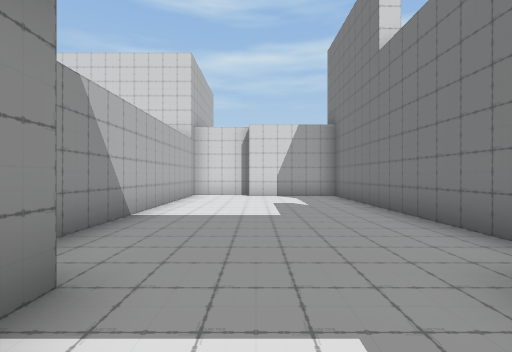
view 1 (above)

16 first-person views from a walk through a Unity game level. The camera is 1.4 m above the floor, looks level and sees 85° across. The floor is counted in squares, 2 m on a side. Each view is taken from the middle of a square. On the plan, view 1 faces up. The plan holds only what a view shows up to about 9 squares ahead; the rest is blank. The place goes on beyond the plan. The player character is not drawn.

view 2
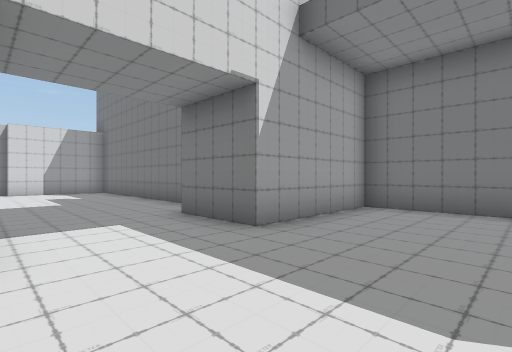

view 3
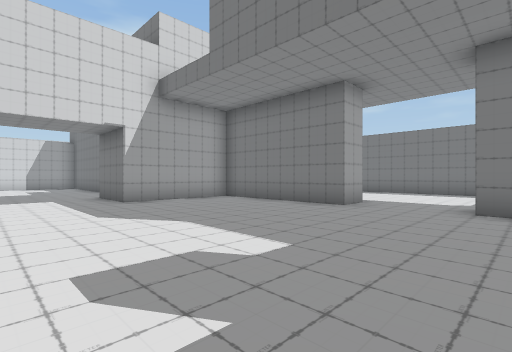

view 4
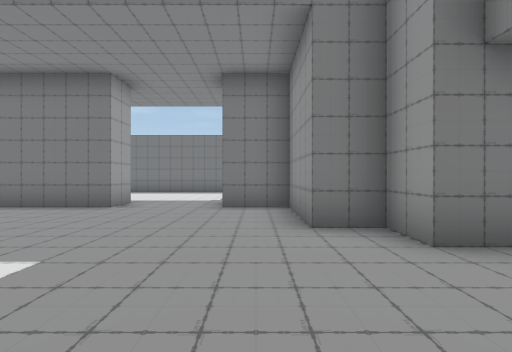

view 5
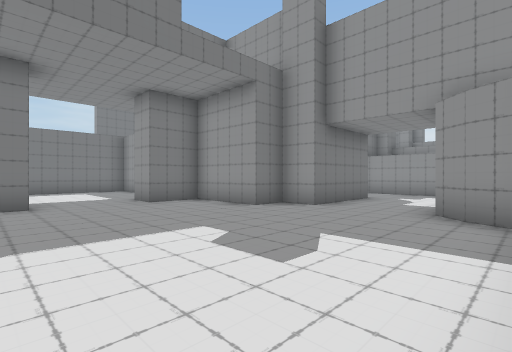

view 6
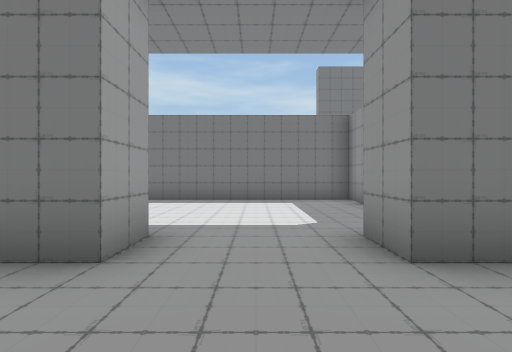

view 7
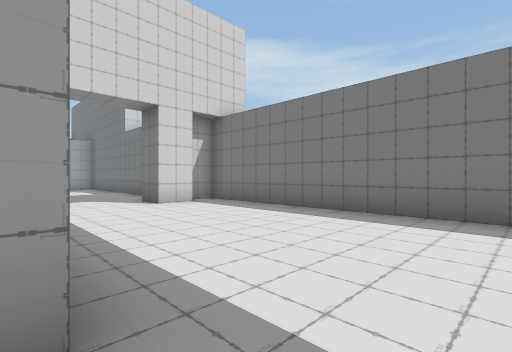

view 8
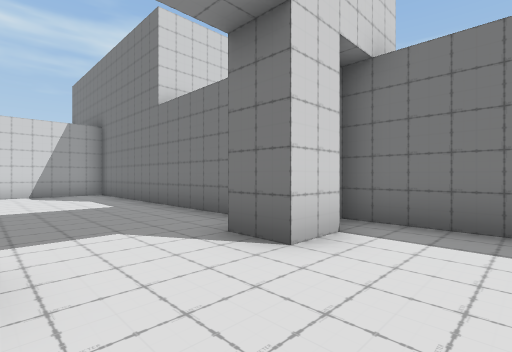

view 9
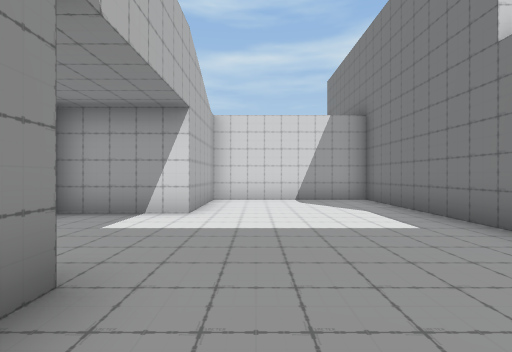

view 10
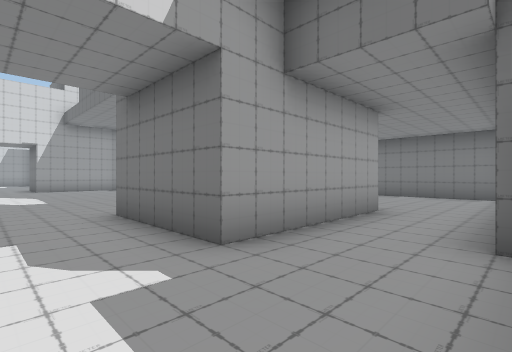

view 11
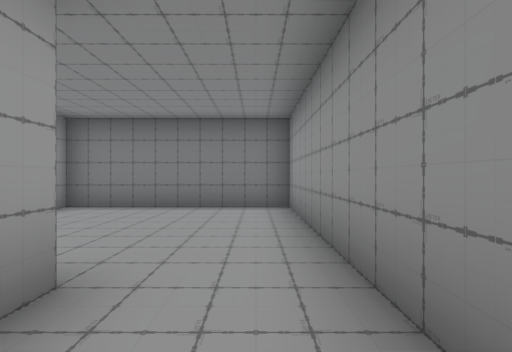

view 12
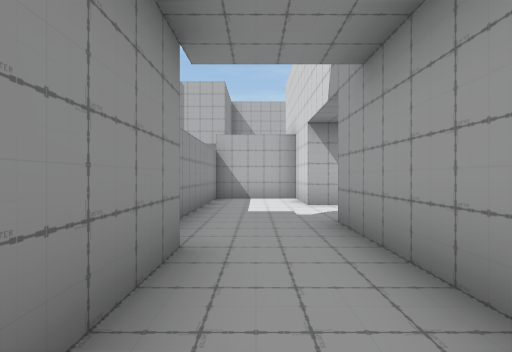

view 13
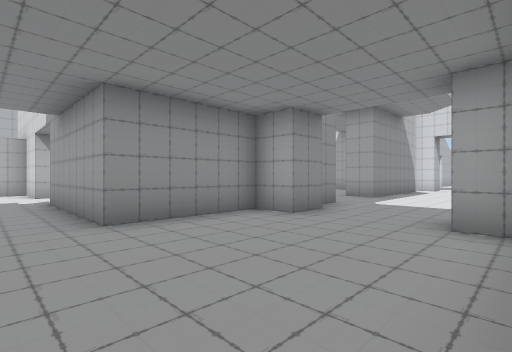

view 14
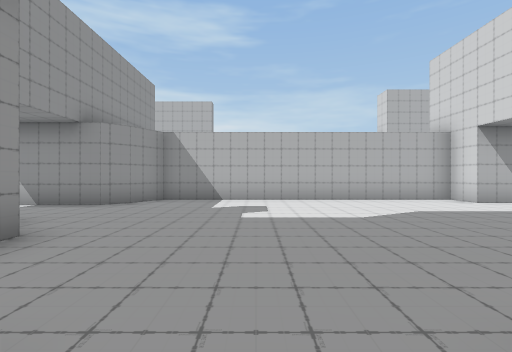

view 15
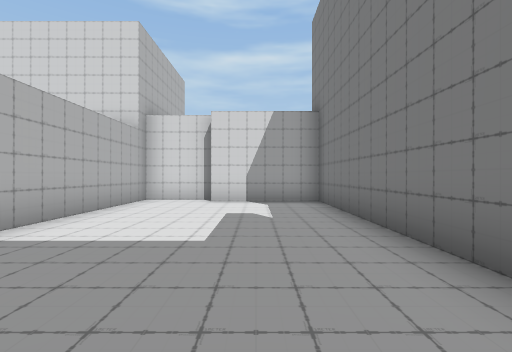

view 16
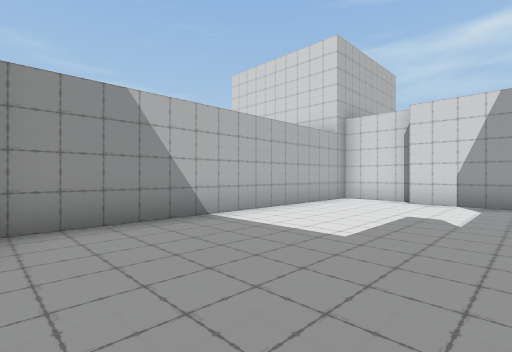

### Floor plan
Points are (right, up) in squares from view 1. A wall is a line through its corners. A room is listed if a view was taken in it or the views show most of it. See-through windows are left out.
Room 1 (views 1, 2, 3, 4, 5, 6, 7, 8, 9, 12, 13, 14, 15, 16)
walls: (6.2, -4.8) (5.3, -4.8) (5.3, -0.3) (1.8, -0.3) (1.8, 1.8); (2.8, 3) (2.8, 9.8) (-0.2, 9.8); (5.8, 3.8) (5.8, 3.2); (10.2, 0.7) (9.3, 0.7) (9.3, 1.8); (10.3, 2.9) (10.3, 10.3) (5.8, 10.3) (5.8, 7.3) (3.2, 7.3); (-1.2, 1.8) (-1.2, -0.3) (-2.2, -0.3) (-2.2, -8.8) (-1.3, -9.2) (-0.7, -9.8) (-0.7, -12.7); (6.8, -8.8) (6.8, -9.7) (5.8, -9.7) (5.8, -12.7); (10.1, -8.8) (11.3, -8.8) (11.3, 1.2) (10.5, 1.2); (1.8, -12.7) (1.8, -9.8) (2.8, -9.8) (2.8, -8.8) (5.3, -8.8) (5.3, -7.3) (6.3, -7.3) (6.3, -8); (-0.2, 10.3) (-2.2, 10.3) (-2.2, 2.1); (5.4, -14.8) (10.3, -14.8) (10.3, -9.7) (9.2, -9.7)
ways out: opening at (0.5, -12.5) to room 2; opening at (6, -13.5) to room 2
Room 2 (views 10, 11)
walls: (-0.7, -12.7) (-2.8, -12.7) (-2.8, -15.2) (1.5, -15.2); (3.2, -14.8) (5.4, -14.8); (5.8, -12.7) (1.8, -12.7)
ways out: opening at (0.5, -12.5) to room 1; opening at (6, -13.5) to room 1

Positions as (right, up) in squares from view 1, and headings:
1: (0, 0), facing up
2: (-1, -3), facing up-right
3: (-1, -8), facing up-right
4: (-1, -8), facing right
5: (-2, -4), facing down-right
6: (3, -6), facing right
7: (6, -6), facing up-right
8: (7, -1), facing up-right
9: (7, 2), facing up
10: (0, -15), facing up-right
11: (4, -14), facing right
12: (6, -14), facing left
13: (10, -14), facing up-left
14: (6, -6), facing left
15: (1, 2), facing up
16: (2, 2), facing up-left
